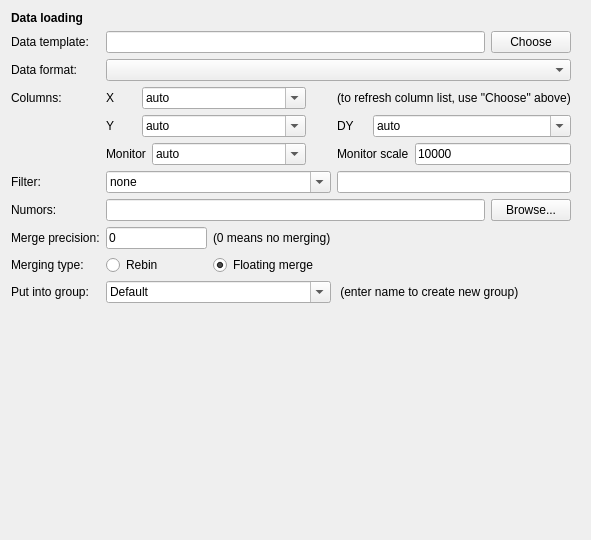
<?xml version="1.0" encoding="UTF-8"?>
<ui version="4.0">
 <class>Form</class>
 <widget class="QWidget" name="Form">
  <property name="geometry">
   <rect>
    <x>0</x>
    <y>0</y>
    <width>591</width>
    <height>540</height>
   </rect>
  </property>
  <property name="windowTitle">
   <string>Form</string>
  </property>
  <layout class="QHBoxLayout" name="horizontalLayout">
   <item>
    <widget class="QScrollArea" name="scrollArea">
     <property name="frameShape">
      <enum>QFrame::NoFrame</enum>
     </property>
     <property name="widgetResizable">
      <bool>true</bool>
     </property>
     <widget class="QWidget" name="scrollAreaWidgetContents_2">
      <property name="geometry">
       <rect>
        <x>0</x>
        <y>0</y>
        <width>579</width>
        <height>528</height>
       </rect>
      </property>
      <layout class="QGridLayout" name="gridLayout_2">
       <property name="leftMargin">
        <number>0</number>
       </property>
       <property name="topMargin">
        <number>0</number>
       </property>
       <property name="bottomMargin">
        <number>0</number>
       </property>
       <item row="0" column="0">
        <layout class="QGridLayout" name="gridLayout">
         <item row="4" column="1" colspan="2">
          <layout class="QHBoxLayout" name="horizontalLayout_2">
           <item>
            <widget class="QLabel" name="label_5">
             <property name="sizePolicy">
              <sizepolicy hsizetype="Fixed" vsizetype="Preferred">
               <horstretch>0</horstretch>
               <verstretch>0</verstretch>
              </sizepolicy>
             </property>
             <property name="minimumSize">
              <size>
               <width>30</width>
               <height>0</height>
              </size>
             </property>
             <property name="text">
              <string>Y</string>
             </property>
            </widget>
           </item>
           <item>
            <widget class="QComboBox" name="ycolBox">
             <property name="editable">
              <bool>true</bool>
             </property>
             <item>
              <property name="text">
               <string>auto</string>
              </property>
             </item>
            </widget>
           </item>
           <item>
            <spacer name="horizontalSpacer_2">
             <property name="orientation">
              <enum>Qt::Horizontal</enum>
             </property>
             <property name="sizeType">
              <enum>QSizePolicy::Fixed</enum>
             </property>
             <property name="sizeHint" stdset="0">
              <size>
               <width>25</width>
               <height>20</height>
              </size>
             </property>
            </spacer>
           </item>
          </layout>
         </item>
         <item row="11" column="1">
          <spacer name="verticalSpacer">
           <property name="orientation">
            <enum>Qt::Vertical</enum>
           </property>
           <property name="sizeHint" stdset="0">
            <size>
             <width>20</width>
             <height>40</height>
            </size>
           </property>
          </spacer>
         </item>
         <item row="12" column="0" colspan="5">
          <widget class="QDialogButtonBox" name="buttonBox">
           <property name="standardButtons">
            <set>QDialogButtonBox::NoButton</set>
           </property>
          </widget>
         </item>
         <item row="9" column="0">
          <widget class="QLabel" name="label_13">
           <property name="text">
            <string>Merging type:</string>
           </property>
          </widget>
         </item>
         <item row="9" column="1">
          <widget class="QRadioButton" name="rbRebin">
           <property name="text">
            <string>Rebin</string>
           </property>
           <property name="checked">
            <bool>false</bool>
           </property>
          </widget>
         </item>
         <item row="9" column="2">
          <widget class="QRadioButton" name="rbFloatMerge">
           <property name="text">
            <string>Floating merge</string>
           </property>
           <property name="checkable">
            <bool>true</bool>
           </property>
           <property name="checked">
            <bool>true</bool>
           </property>
          </widget>
         </item>
         <item row="0" column="0" colspan="2">
          <widget class="QLabel" name="label_10">
           <property name="font">
            <font>
             <weight>75</weight>
             <bold>true</bold>
            </font>
           </property>
           <property name="text">
            <string>Data loading</string>
           </property>
          </widget>
         </item>
         <item row="7" column="0">
          <widget class="QLabel" name="label_6">
           <property name="sizePolicy">
            <sizepolicy hsizetype="Fixed" vsizetype="Preferred">
             <horstretch>0</horstretch>
             <verstretch>0</verstretch>
            </sizepolicy>
           </property>
           <property name="text">
            <string>Numors:</string>
           </property>
          </widget>
         </item>
         <item row="7" column="1" colspan="3">
          <widget class="QLineEdit" name="numorsEdit"/>
         </item>
         <item row="7" column="4">
          <widget class="QPushButton" name="numorHelpBtn">
           <property name="text">
            <string>?</string>
           </property>
          </widget>
         </item>
         <item row="8" column="0">
          <widget class="QLabel" name="label_7">
           <property name="sizePolicy">
            <sizepolicy hsizetype="Fixed" vsizetype="Preferred">
             <horstretch>0</horstretch>
             <verstretch>0</verstretch>
            </sizepolicy>
           </property>
           <property name="text">
            <string>Merge precision:</string>
           </property>
          </widget>
         </item>
         <item row="8" column="1">
          <widget class="QLineEdit" name="precisionEdit">
           <property name="sizePolicy">
            <sizepolicy hsizetype="Ignored" vsizetype="Fixed">
             <horstretch>0</horstretch>
             <verstretch>0</verstretch>
            </sizepolicy>
           </property>
           <property name="text">
            <string>0</string>
           </property>
          </widget>
         </item>
         <item row="8" column="2">
          <widget class="QLabel" name="label_12">
           <property name="text">
            <string>(0 means no merging)</string>
           </property>
          </widget>
         </item>
         <item row="7" column="4">
          <widget class="QPushButton" name="browseBtn">
           <property name="text">
            <string>Browse...</string>
           </property>
          </widget>
         </item>
         <item row="3" column="1" colspan="2">
          <layout class="QHBoxLayout" name="horizontalLayout_4">
           <item>
            <widget class="QLabel" name="label_4">
             <property name="sizePolicy">
              <sizepolicy hsizetype="Fixed" vsizetype="Preferred">
               <horstretch>0</horstretch>
               <verstretch>0</verstretch>
              </sizepolicy>
             </property>
             <property name="minimumSize">
              <size>
               <width>30</width>
               <height>0</height>
              </size>
             </property>
             <property name="text">
              <string>X</string>
             </property>
            </widget>
           </item>
           <item>
            <widget class="QComboBox" name="xcolBox">
             <property name="editable">
              <bool>true</bool>
             </property>
             <item>
              <property name="text">
               <string>auto</string>
              </property>
             </item>
            </widget>
           </item>
           <item>
            <spacer name="horizontalSpacer">
             <property name="orientation">
              <enum>Qt::Horizontal</enum>
             </property>
             <property name="sizeType">
              <enum>QSizePolicy::Fixed</enum>
             </property>
             <property name="sizeHint" stdset="0">
              <size>
               <width>25</width>
               <height>20</height>
              </size>
             </property>
            </spacer>
           </item>
          </layout>
         </item>
         <item row="5" column="3" colspan="2">
          <layout class="QHBoxLayout" name="horizontalLayout_6">
           <item>
            <widget class="QLabel" name="label_9">
             <property name="sizePolicy">
              <sizepolicy hsizetype="Fixed" vsizetype="Preferred">
               <horstretch>0</horstretch>
               <verstretch>0</verstretch>
              </sizepolicy>
             </property>
             <property name="text">
              <string>Monitor scale</string>
             </property>
            </widget>
           </item>
           <item>
            <widget class="QLineEdit" name="monscaleEdit">
             <property name="text">
              <string>10000</string>
             </property>
            </widget>
           </item>
          </layout>
         </item>
         <item row="1" column="0">
          <widget class="QLabel" name="label_2">
           <property name="sizePolicy">
            <sizepolicy hsizetype="Fixed" vsizetype="Preferred">
             <horstretch>0</horstretch>
             <verstretch>0</verstretch>
            </sizepolicy>
           </property>
           <property name="text">
            <string>Data template:</string>
           </property>
          </widget>
         </item>
         <item row="1" column="1" colspan="3">
          <widget class="QLineEdit" name="templateEdit">
           <property name="readOnly">
            <bool>true</bool>
           </property>
          </widget>
         </item>
         <item row="1" column="4">
          <widget class="QPushButton" name="settemplateBtn">
           <property name="sizePolicy">
            <sizepolicy hsizetype="Fixed" vsizetype="Fixed">
             <horstretch>0</horstretch>
             <verstretch>0</verstretch>
            </sizepolicy>
           </property>
           <property name="text">
            <string> Choose </string>
           </property>
           <property name="icon">
            <iconset theme="document-open">
             <normaloff>.</normaloff>.</iconset>
           </property>
          </widget>
         </item>
         <item row="2" column="0">
          <widget class="QLabel" name="label">
           <property name="sizePolicy">
            <sizepolicy hsizetype="Fixed" vsizetype="Preferred">
             <horstretch>0</horstretch>
             <verstretch>0</verstretch>
            </sizepolicy>
           </property>
           <property name="text">
            <string>Data format:</string>
           </property>
          </widget>
         </item>
         <item row="2" column="1" colspan="4">
          <widget class="QComboBox" name="dataformatBox"/>
         </item>
         <item row="3" column="0">
          <widget class="QLabel" name="label_3">
           <property name="sizePolicy">
            <sizepolicy hsizetype="Fixed" vsizetype="Preferred">
             <horstretch>0</horstretch>
             <verstretch>0</verstretch>
            </sizepolicy>
           </property>
           <property name="text">
            <string>Columns:</string>
           </property>
          </widget>
         </item>
         <item row="4" column="3" colspan="2">
          <layout class="QHBoxLayout" name="horizontalLayout_3">
           <item>
            <widget class="QLabel" name="label_11">
             <property name="sizePolicy">
              <sizepolicy hsizetype="Fixed" vsizetype="Preferred">
               <horstretch>0</horstretch>
               <verstretch>0</verstretch>
              </sizepolicy>
             </property>
             <property name="minimumSize">
              <size>
               <width>30</width>
               <height>0</height>
              </size>
             </property>
             <property name="text">
              <string>DY</string>
             </property>
            </widget>
           </item>
           <item>
            <widget class="QComboBox" name="dycolBox">
             <property name="editable">
              <bool>true</bool>
             </property>
             <item>
              <property name="text">
               <string>auto</string>
              </property>
             </item>
            </widget>
           </item>
          </layout>
         </item>
         <item row="5" column="1" colspan="2">
          <layout class="QHBoxLayout" name="horizontalLayout_5">
           <item>
            <widget class="QLabel" name="label_8">
             <property name="sizePolicy">
              <sizepolicy hsizetype="Fixed" vsizetype="Preferred">
               <horstretch>0</horstretch>
               <verstretch>0</verstretch>
              </sizepolicy>
             </property>
             <property name="text">
              <string>Monitor</string>
             </property>
            </widget>
           </item>
           <item>
            <widget class="QComboBox" name="moncolBox">
             <property name="editable">
              <bool>true</bool>
             </property>
             <item>
              <property name="text">
               <string>auto</string>
              </property>
             </item>
            </widget>
           </item>
           <item>
            <spacer name="horizontalSpacer_3">
             <property name="orientation">
              <enum>Qt::Horizontal</enum>
             </property>
             <property name="sizeType">
              <enum>QSizePolicy::Fixed</enum>
             </property>
             <property name="sizeHint" stdset="0">
              <size>
               <width>25</width>
               <height>20</height>
              </size>
             </property>
            </spacer>
           </item>
          </layout>
         </item>
         <item row="6" column="0">
          <widget class="QLabel" name="filterLbl">
           <property name="text">
            <string>Filter:</string>
           </property>
          </widget>
         </item>
         <item row="6" column="1" colspan="2">
          <widget class="QComboBox" name="filtercolBox">
           <property name="editable">
            <bool>true</bool>
           </property>
           <item>
            <property name="text">
             <string>none</string>
            </property>
           </item>
          </widget>
         </item>
         <item row="6" column="3" colspan="2">
          <widget class="QLineEdit" name="filtervalEdit">
           <property name="text">
            <string/>
           </property>
          </widget>
         </item>
         <item row="10" column="0">
          <widget class="QLabel" name="groupBoxLbl">
           <property name="text">
            <string>Put into group:</string>
           </property>
          </widget>
         </item>
         <item row="10" column="1" colspan="2">
          <widget class="QComboBox" name="groupBox">
           <property name="editable">
            <bool>true</bool>
           </property>
           <item>
            <property name="text">
             <string>Default</string>
            </property>
           </item>
          </widget>
         </item>
         <item row="10" column="3" colspan="2">
          <widget class="QLabel" name="groupBoxDesc">
           <property name="text">
            <string> (enter name to create new group)</string>
           </property>
          </widget>
         </item>
         <item row="3" column="3" colspan="2">
          <widget class="QLabel" name="label_12">
           <property name="text">
            <string>(to refresh column list, use &quot;Choose&quot; above)</string>
           </property>
          </widget>
         </item>
        </layout>
       </item>
      </layout>
     </widget>
    </widget>
   </item>
  </layout>
 </widget>
 <tabstops>
  <tabstop>templateEdit</tabstop>
  <tabstop>settemplateBtn</tabstop>
  <tabstop>dataformatBox</tabstop>
  <tabstop>xcolBox</tabstop>
  <tabstop>ycolBox</tabstop>
  <tabstop>dycolBox</tabstop>
  <tabstop>moncolBox</tabstop>
  <tabstop>monscaleEdit</tabstop>
  <tabstop>numorsEdit</tabstop>
  <tabstop>numorHelpBtn</tabstop>
  <tabstop>precisionEdit</tabstop>
  <tabstop>browseBtn</tabstop>
  <tabstop>rbRebin</tabstop>
  <tabstop>rbFloatMerge</tabstop>
  <tabstop>groupBox</tabstop>
  <tabstop>buttonBox</tabstop>
 </tabstops>
 <resources/>
 <connections/>
</ui>
